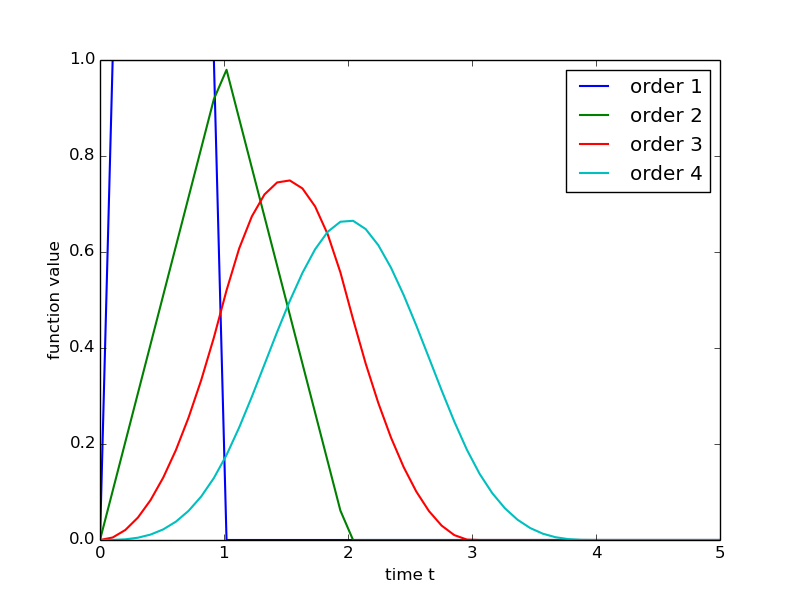

This figure's Python source:

import numpy as np
import matplotlib.pyplot as plt

#Recursive way to define a basis spline
def recBasisSpline(i,k,t):
    if k < 2:    #trivial case
        if t > i and t < (i+1):
            return 1
        else:
            return 0
    else:         #Tree recursion as described by slide 260
        return ((t-i)/(i+k-1-i)) * recBasisSpline(i,k-1,t) + ((i+k-t)/(i+k-(i+1))) * recBasisSpline(i+1,k-1,t)

#Create plot
for k in range(1,5):  #order 1 to 4
    x = np.linspace(0,5)  #time values from 0 to 5 given by numpy
    #Here, some magic happens
    #when we create a new function out of the recBasisSpline Function via lambda which only accepts one time value
    #while the rest of the arguments is set to our needs
    #then the function is applied to all time values in the list via map
    line, = plt.plot(x, list(map(lambda x: recBasisSpline(0,k,x),x)), '-', linewidth=1.5, label='order '+str(k)) #creation of line in the plot for bspline of order k
    
plt.legend()                    #Add the legend
plt.xlabel('time t')            #Add the xlabel
plt.ylabel('function value')    #Add the ylabel
#plt.show()                     #in case we directly want to see the plot
plt.savefig('Task_5_1.png')     #save the plot to .png
